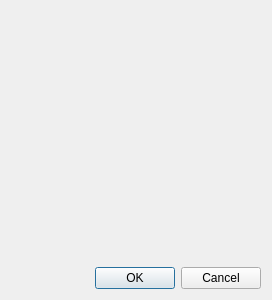
<?xml version="1.0" encoding="UTF-8"?>
<ui version="4.0">
 <class>ColorWhellDialog</class>
 <widget class="QDialog" name="ColorWhellDialog">
  <property name="geometry">
   <rect>
    <x>0</x>
    <y>0</y>
    <width>272</width>
    <height>300</height>
   </rect>
  </property>
  <property name="windowTitle">
   <string>Dialog</string>
  </property>
  <layout class="QVBoxLayout" name="verticalLayout">
   <item>
    <widget class="ColorWheel" name="colorwhell" native="true">
     <property name="text" stdset="0">
      <string>TextLabel</string>
     </property>
    </widget>
   </item>
   <item>
    <widget class="QDialogButtonBox" name="buttonBox">
     <property name="orientation">
      <enum>Qt::Horizontal</enum>
     </property>
     <property name="standardButtons">
      <set>QDialogButtonBox::Cancel|QDialogButtonBox::Ok</set>
     </property>
    </widget>
   </item>
  </layout>
 </widget>
 <customwidgets>
  <customwidget>
   <class>ColorWheel</class>
   <extends>QWidget</extends>
   <header>colorwheel.h</header>
  </customwidget>
 </customwidgets>
 <resources/>
 <connections>
  <connection>
   <sender>buttonBox</sender>
   <signal>accepted()</signal>
   <receiver>ColorWhellDialog</receiver>
   <slot>accept()</slot>
   <hints>
    <hint type="sourcelabel">
     <x>248</x>
     <y>254</y>
    </hint>
    <hint type="destinationlabel">
     <x>157</x>
     <y>274</y>
    </hint>
   </hints>
  </connection>
  <connection>
   <sender>buttonBox</sender>
   <signal>rejected()</signal>
   <receiver>ColorWhellDialog</receiver>
   <slot>reject()</slot>
   <hints>
    <hint type="sourcelabel">
     <x>316</x>
     <y>260</y>
    </hint>
    <hint type="destinationlabel">
     <x>286</x>
     <y>274</y>
    </hint>
   </hints>
  </connection>
 </connections>
</ui>
